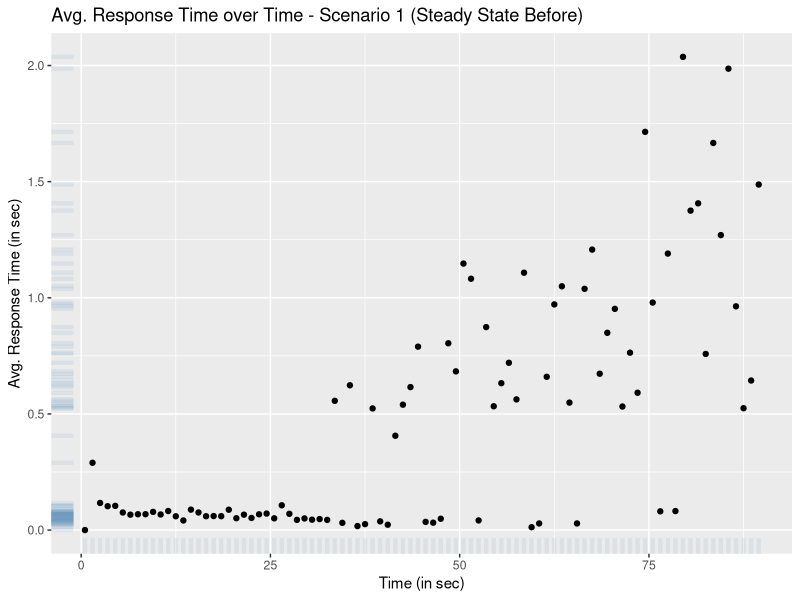
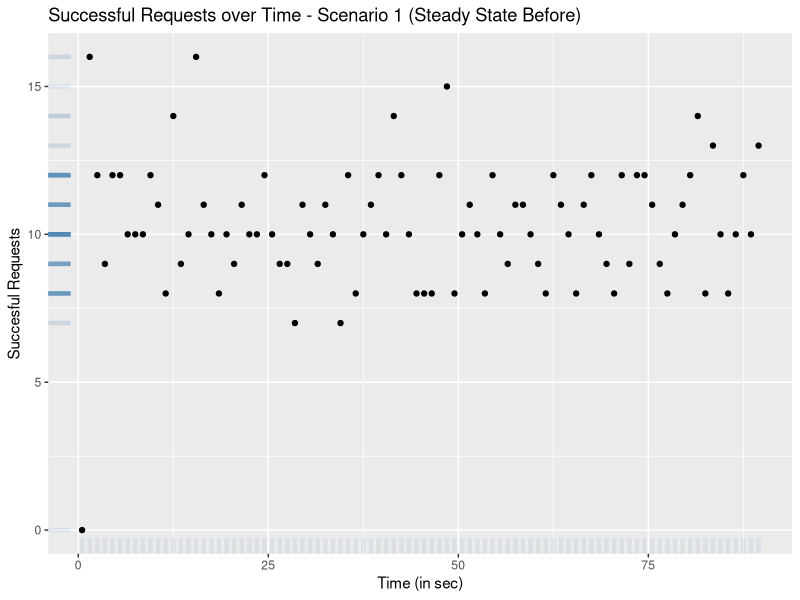
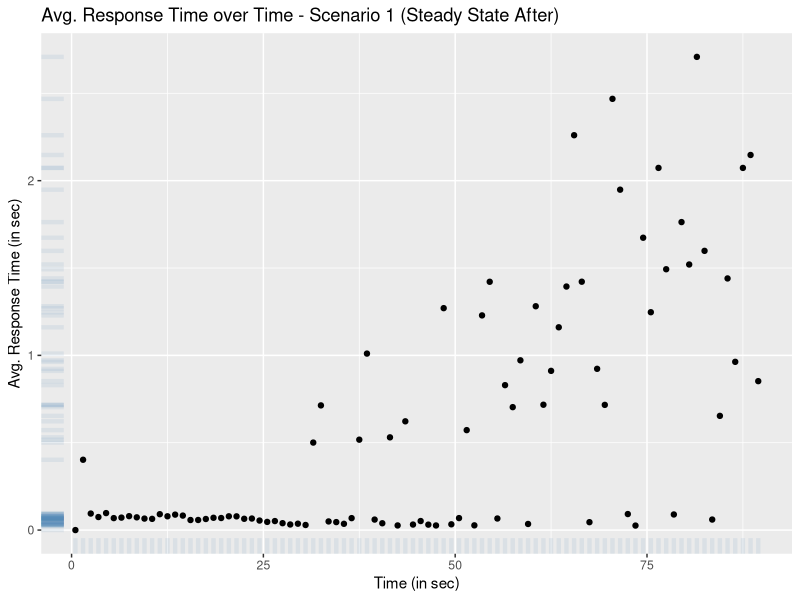
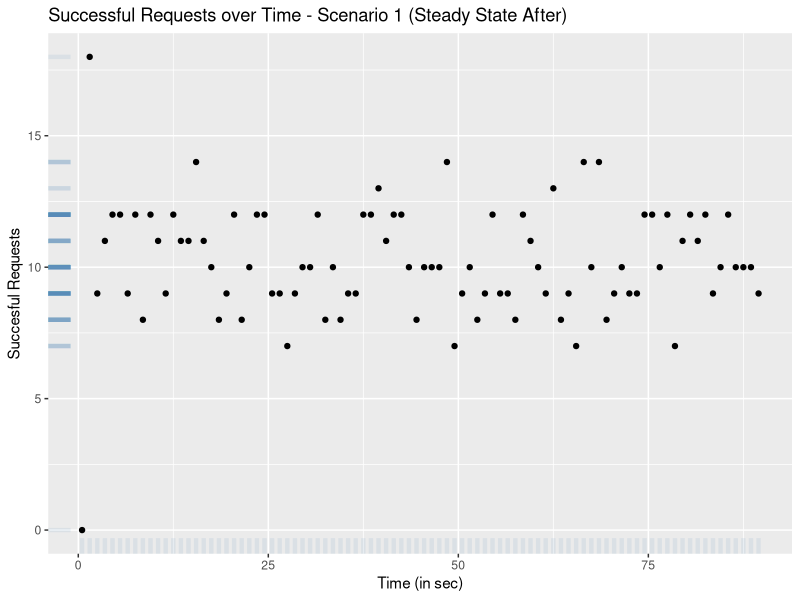
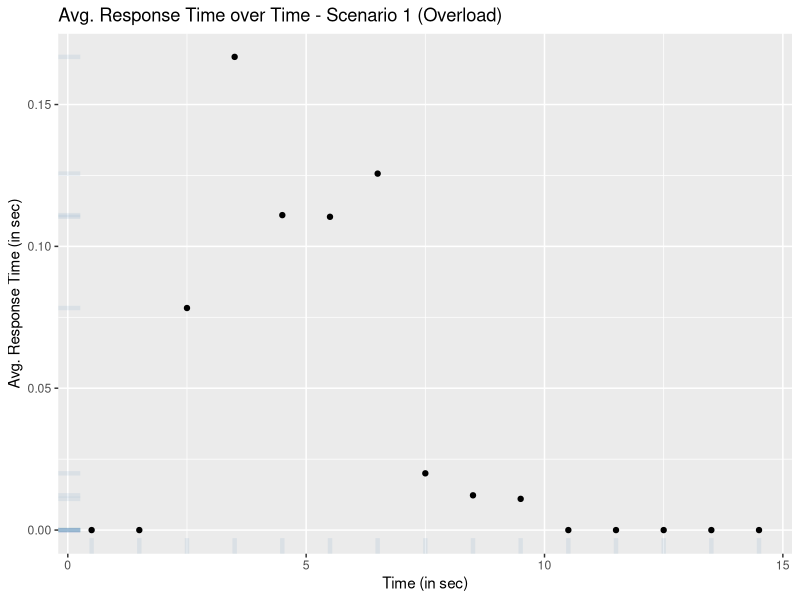
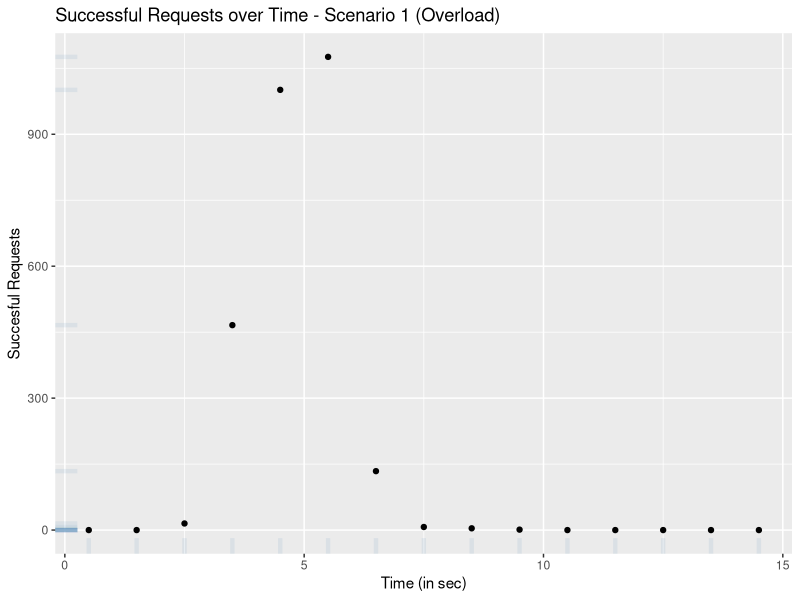
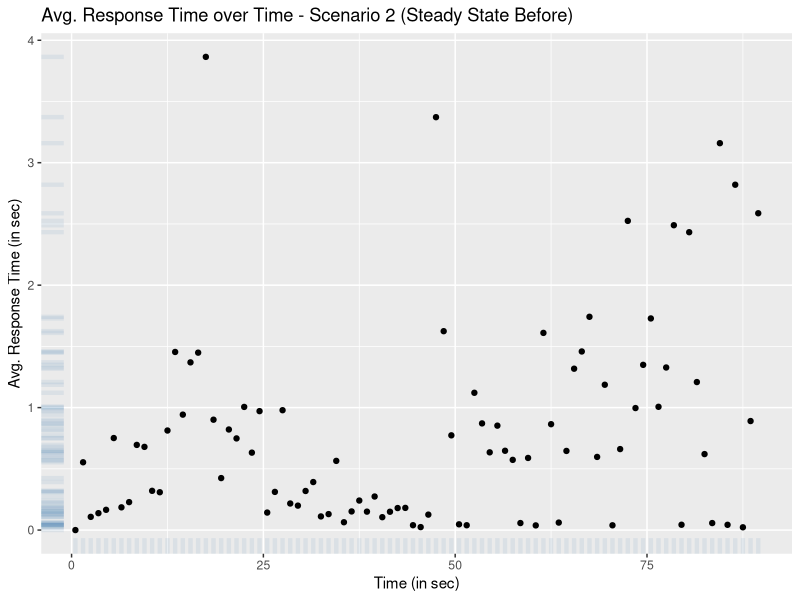
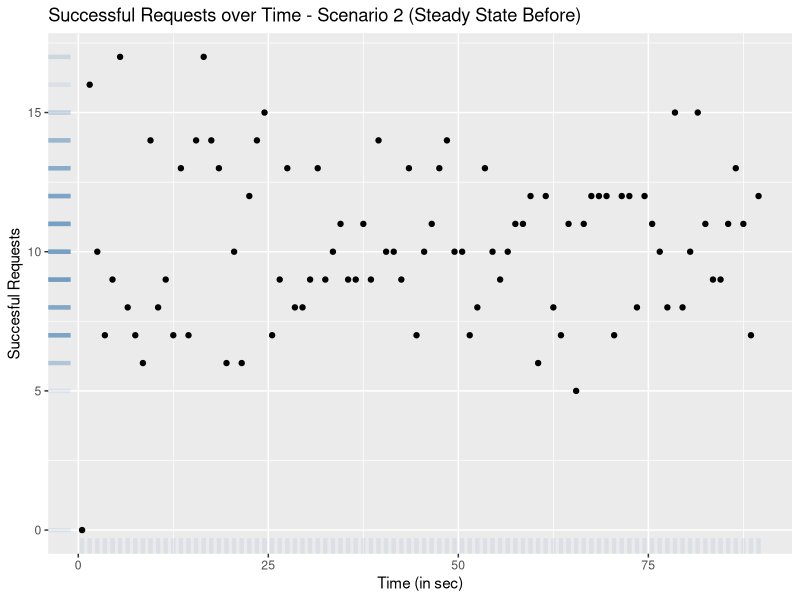

Source code (R) for these figures, in order:
##---------------------------------------------------------------##
##                Load libraries and import data                 ##
##---------------------------------------------------------------##

# Load libraries
library(ggplot2)

# Import data
sc1_steady_before_data <- read.csv("scenario-1/steady-log-pre.csv")
sc1_steady_after_data <- read.csv("scenario-1/steady-log-post.csv")
sc1_overload_data <- read.csv("scenario-1/overload-log.csv")
sc2_steady_before_data <- read.csv("scenario-2/steady-log-pre.csv")
sc2_steady_after_data <- read.csv("scenario-2/steady-log-post.csv")
sc3_steady_before_data <- read.csv("scenario-3/steady-log-pre.csv")
sc3_steady_after_data <- read.csv("scenario-3/steady-log-post.csv")
sc4_steady_before_data <- read.csv("scenario-4/steady-log-pre.csv")
sc4_steady_after_data <- read.csv("scenario-4/steady-log-post.csv")



##---------------------------------------------------------------##
##                   Descriptive Statistics                      ##
##---------------------------------------------------------------##

# Create summary for all datasets
summary(sc1_steady_before_data)
summary(sc1_steady_after_data)
summary(sc1_overload_data)
summary(sc2_steady_before_data)
summary(sc2_steady_after_data)
summary(sc3_steady_before_data)
summary(sc3_steady_after_data)
summary(sc4_steady_before_data)
summary(sc4_steady_after_data)



##---------------------------------------------------------------##
##                       Generate Graphs                         ##
##---------------------------------------------------------------##

# Creates a success scatter plot and saves it to PDF
create_and_save_success_scatter_plot <- function(data, scenario_num, data_label) {
  plot_label <- paste("Successful Requests over Time - Scenario", scenario_num, data_label)
  x_label <- "Time (in sec)"
  y_label <- "Succesful Requests"
  
  # Create Plot
  scatter_plot <- ggplot(data=data, aes(x=Target.Time, Successful.Transactions)) +
    geom_point() +
    geom_rug(col="steelblue",alpha=0.1, size=1.5) +
    xlab(x_label) +
    ylab(y_label) +
    labs(title = plot_label)
  
  save_plot(scatter_plot, plot_label)
 }

# Creates a response time scatter plot and saves it to PDF
create_and_save_response_time_scatter_plot <- function(data, scenario_num, data_label) {
  plot_label <- paste("Avg. Response Time over Time - Scenario", scenario_num, data_label)
  x_label <- "Time (in sec)"
  y_label <- "Avg. Response Time (in sec)"
  
  # Create Plot
  scatter_plot <- ggplot(data=data, aes(x=Target.Time, Avg.Response.Time)) +
    geom_point() +
    geom_rug(col="steelblue",alpha=0.1, size=1.5) +
    xlab(x_label) +
    ylab(y_label) +
    labs(title = plot_label)
  
  save_plot(scatter_plot, plot_label)
}

# Saves the given plot as PDF
save_plot <- function(scatter_plot, plot_label) {
  path = paste("./scenario-", scenario_num, "/", sep="")
  dir.create(path, showWarnings = FALSE) # Create directory if it doesn't exist
  ggsave(
    paste(plot_label, ".pdf", sep = ""),
    plot = scatter_plot,
    path = path,
    width = 8,
    height = 6,
    units = "in"
  )
}

# Scenario 1
scenario_num <- 1
data_label <- "(Steady State Before)"
data <- sc1_steady_before_data
create_and_save_response_time_scatter_plot(data, scenario_num, data_label)
create_and_save_success_scatter_plot(data, scenario_num, data_label)
data_label <- "(Steady State After)"
data <- sc1_steady_after_data
create_and_save_response_time_scatter_plot(data, scenario_num, data_label)
create_and_save_success_scatter_plot(data, scenario_num, data_label)
data_label <- "(Overload)"
data <- sc1_overload_data
create_and_save_response_time_scatter_plot(data, scenario_num, data_label)
create_and_save_success_scatter_plot(data, scenario_num, data_label)

# Scenario 2
scenario_num <- 2
data_label <- "(Steady State Before)"
data <- sc2_steady_before_data
create_and_save_response_time_scatter_plot(data, scenario_num, data_label)
create_and_save_success_scatter_plot(data, scenario_num, data_label)
data_label <- "(Steady State After)"
data <- sc2_steady_after_data
create_and_save_response_time_scatter_plot(data, scenario_num, data_label)
create_and_save_success_scatter_plot(data, scenario_num, data_label)

# Scenario 3
scenario_num <- 3
data_label <- "(Steady State Before)"
data <- sc3_steady_before_data
create_and_save_response_time_scatter_plot(data, scenario_num, data_label)
create_and_save_success_scatter_plot(data, scenario_num, data_label)
data_label <- "(Steady State After)"
data <- sc3_steady_after_data
create_and_save_response_time_scatter_plot(data, scenario_num, data_label)
create_and_save_success_scatter_plot(data, scenario_num, data_label)

# Scenario 4
scenario_num <- 4
data_label <- "(Steady State Before)"
data <- sc4_steady_before_data
create_and_save_response_time_scatter_plot(data, scenario_num, data_label)
create_and_save_success_scatter_plot(data, scenario_num, data_label)
data_label <- "(Steady State After)"
data <- sc4_steady_after_data
create_and_save_response_time_scatter_plot(data, scenario_num, data_label)
create_and_save_success_scatter_plot(data, scenario_num, data_label)
